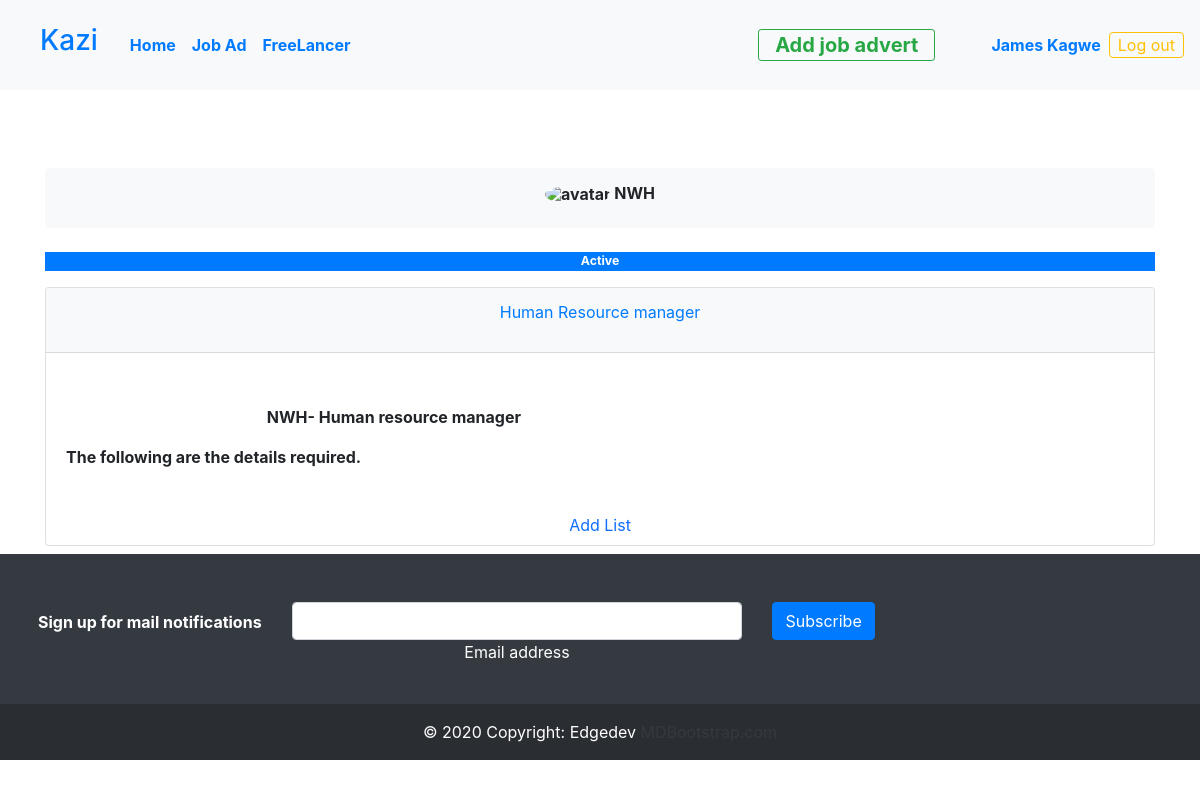
The app's page /jobs/view-job/1/ (signed in) with its own data.
### jobs/models.py (models this page shows, shortened)
class User_profile(AbstractBaseUser,PermissionsMixin):
    email = models.EmailField(verbose_name="enter email", unique=True)
    username = models.CharField(max_length=200,verbose_name="username", unique="True")
    First_name = models.CharField(max_length=200,verbose_name="first name")
    Last_name = models.CharField(max_length=200,verbose_name="first name")
    phone_number = models.CharField(max_length=12,verbose_name="enter phone number")
    date_joined = models.DateField(auto_now_add=True)
    last_login = models.DateField(verbose_name='last_login', auto_now=True)
    is_admin = models.BooleanField(default=False)
    is_active = models.BooleanField(default= True)
    is_staff = models.BooleanField(default=False)
    is_superuser =models.BooleanField(default=False)
    USERNAME_FIELD = 'email'
    REQUIRED_FIELDS= ['username','First_name','Last_name','phone_number']
    objects=userManagement()
    def __str__(self):
        return self.First_name + " " + self.Last_name

class Jobs(models.Model):
    poster = models.ForeignKey(User_profile,on_delete=SET_NULL,null=True)
    Job_Title = models.CharField(max_length=200,verbose_name='enter Job title')
    Company_name = models.CharField(max_length=200,verbose_name='company name')
    Job_category = models. ForeignKey(jobCategory, on_delete= models.SET_NULL, null = True)
    short_description = models.TextField()
    job_description = RichTextField()
    date_added = models.DateField(auto_now_add=True)
    is_active = models.BooleanField(default= True)

### jobs/views.py (the view)
# urls.py: path('jobs/view-job/<str:pk>/', views.ViewJob, name = "view-job"),
def ViewJob(request,pk):
    job = Jobs.objects.get(id = pk)
    context = {'job':job}
    return render(request, 'job.html', context)

### jobs/templates/job.html (shortened to what this page needs)
{% extends 'main.html' %}
{% block content%}
<div class="home-container pt-5 mt-5">
    <div class="container pt-4 mt-5 py-2">
        <div class="row">
            <div class="col text-center">
              <nav aria-label="breadcrumb" class="bg-light rounded-3 p-3 mb-4">
                <h6 class="fw-bold"><img src="https://mdbcdn.b-cdn.net/img/Photos/new-templates/bootstrap-chat/ava3.webp" alt="avatar"
                    class="rounded-circle img-fluid" style="width: 20px;"> {{job.Company_name}}</h6>
              </nav>
            </div>
        </div>
        <div class="status">
            {% if job.is_active is True %}
            <p class="p-0 text-white bg-primary" style="font-size: .77rem;"> Active </p>
           {% else %}
            <p class=" p-0 text-danger bg-light "> Not hiring at the moment </p>
           {% endif %}
        </div>
        <div class="card">
            <div >
                <div class="card-header bg-light text-primary d-flex justify-content-evenly">
                    <p>{{job.Job_Title}}</p>
                </div>
                <div class="prod_view">
                    <div class="info">
                        <div class="card-body">
                                 <p>{{job.job_description|safe}}</p>
                        </div>
                        <div class="to_cart">
                            <a class="nav-item nav-link text-center" href="#"> Add List</a>
                        </div>
                    </div>
                </div>
            </div>
        </div>
    </div>
</div>
{% endblock %}

### jobs/templates/navbar.html (shortened to what this page needs)
  <nav class="navbar navbar-expand-lg navbar-light fixed-top bg-light">
      <a class="nav-item nav-link" href="/"> <h3 class=" text-primary p-2 p-lg-2 text-center text-sm-start text-decoration-none"> Kazi </h3> </a>
      <div class="collapse navbar-collapse" id="navbarNavAltMarkup">
        <ul class="navbar-nav mr-auto">
          <li class="nav-item active">
            <a class="nav-link text-primary fw-bold" href="{% url 'home'%}">Home <span class="sr-only">(current)</span></a>
          </li>
          <li class="nav-item">
            <a class="nav-link text-primary fw-bold" href="{% url 'jobs' %}">Job Ad</a>
          </li>
          <li class="nav-item">
            <a class="nav-link text-primary fw-bold" href="{% url 'wall' %}">FreeLancer</a>
          </li>
        </ul>
        <div class="navbar-nav ">
          <button class="btn btn-sm btn-outline-success btn-pill transition-3d-hover px-2 p-0 mx-5"> <a class="nav-item nav-link fw-bold transition-3d-hover px-2 fs-5 text-success p-0 px-2 " href="{% url 'add-job' %}"> Add job advert </a></button>
        </div>
        {% if request.user.is_authenticated %}
        <p  class="nav-item   text-primary font-size-20 fw-bold m-2 my-lg-0"> <a href="{% url 'userprofile' %}"> {{request.user}} </a>  </p>
        <a href="{% url 'logout' %}" class="btn btn-outline-warning my-0 p-0 px-2 my-sm-0"> Log out </a>
        {% else %}
        <a href="{% url 'login' %}" class="nav-link link-warning m-2 fw-bold fs-6 rounded-3"> Login</a>
        <a href="{% url 'register' %}" class="nav-link link-warning m-2 fw-bold fs-6 rounded-3"> Signup</a>
        {% endif%}
      </div>
    </nav>

### jobs/templates/job.html (style rules this page uses)
.status { font-size: .77rem; font-weight: bold; text-align: center; }

### records on screen
User_profile: user "James Kagwe"
Jobs: Company_name "NWH", Job_Title "Human Resource manager", job_description "NWH- Human resource manager The following are the details required."
